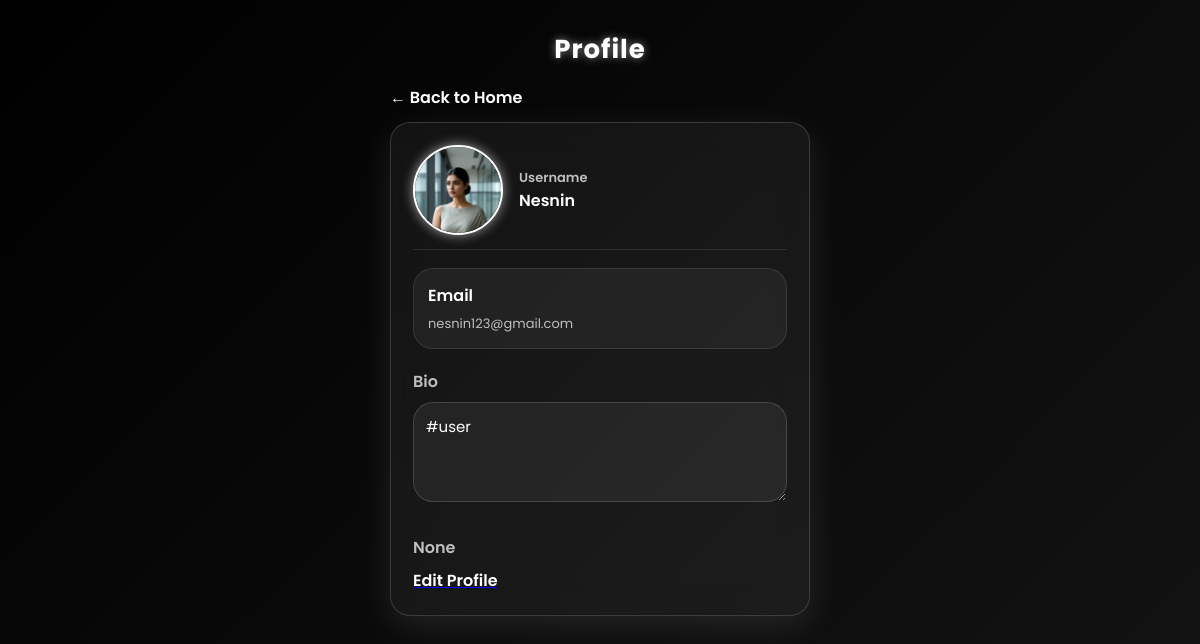
The app's page /profile/ (signed in) with its own data.
### danceapp/models.py (models this page shows)
class Registration(models.Model):
    username=models.CharField(max_length=100,null=True,blank=True)
    email=models.EmailField(max_length=100,unique=True)
    password=models.CharField(max_length=20,null=True,blank=True)
    confirm_password=models.CharField(max_length=20,null=True,blank=True)
    GENDER_CHOICES=(
        ('M','male'),
        ('F','female'),
        ('O','other'),
    )
    gender=models.CharField(max_length=1,choices=GENDER_CHOICES,null=True,blank=True)
    DISTRICT_CHOICES=(
        ('Trivandrum','Trivandrum'),
        ('Kollam','Kollam'),
        ('Pathanamthitta','Pathanamthitta'),
        ('Alappuzha','Alappuzha'),
        ('Kottayam','Kottayam'),
        ('Idukki','Idukki'),
        ('Ernakulam','Ernakulam'),
        ('Thrissur','Thrissur'),
        ('Palakkad','Palakkad'),
        ('Malappuram','Malappuram'),
        ('Kozhikode','Kozhikode'),
        ('Wayanad','Wayanad'),
        ('Kannur','Kannur'),
        ('Kasargod','Kasaragod'),
    )
    DISTRICT=models.CharField(max_length=20,choices=DISTRICT_CHOICES,null=True,blank=True)
    bio=models.TextField(null=True,blank=True)
    links=models.TextField(null=True,blank=True)
    image=models.FileField(upload_to='images/',null=True,blank=True)

### danceapp/views.py (the view)
# urls.py: path('profile/',views.profile,name='profile'),
def profile(request):
    if 'email' in request.session:
        email=request.session['email']
        try:
            user=models.Registration.objects.get(email=email)
            return render(request,'profile.html',{'user':user})
        except models.Registration.DoesNotExist:
            return redirect('login')
    return HttpResponse("<script>alert('User Not Found!');window.location.href='/login/';</script>")

### danceapp/templates/profile.html (shortened to what this page needs)
<!DOCTYPE html>
<html lang="ml">
<head>
</head>
<body>
<div class="phone">
<header class="appbar">
<h1>Profile</h1>
</header>
<div class="back-wrap">
<a href="{% url 'home' %}" class="back-btn">&larr; Back to Home</a>
</div>
<main class="card">
<section class="profile-row">
<div class="avatar">
{% if user.image %}
<img id="avatarImg" src="{{ user.image.url }}" alt="avatar">
{% endif %}
</div>
<div class="fields">
<div class="label">Username</div>
<div class="username" id="username">{{ user.username }}</div>
</div>
</section>
<div class="list">
<div class="row">
<div class="left">
<div class="title">Email</div>
<div class="sub" id="nameSub">{{ user.email }}</div>
</div>
</div>
<div>
<div class="bio-label">Bio</div>
<textarea class="bio" id="bio" readonly>{{ user.bio }}</textarea>
</div>
<div>
<div class="links">{{ user.links }}</div>
<a href="/editprofile/"><div class="add-link">Edit Profile</div></a>
</div>
</div>
</main>
</div>
</body>
</html>

### danceapp/templates/profile.html (style rules this page uses)
:root { --bg1:#000000; --bg2:#0a0a0a; --bg3:#141414; --accent:#ffffff; --text:#ffffff; --muted:#bfbfbf; --panel:rgba(255,255,255,0.06); --radius:20px; }
* { box-sizing:border-box; margin:0; padding:0; font-family:'Poppins',sans-serif; }
body { background:linear-gradient(135deg,var(--bg1),var(--bg3)); color:var(--text); display:flex; justify-content:center; padding:30px 12px; min-height:100vh; }
.phone { width:100%; max-width:420px; }
header.appbar { display:flex; align-items:center; justify-content:center; margin-bottom:16px; }
h1 { font-size:26px; font-weight:700; color:#ffffff; letter-spacing:1px; text-shadow:0 0 8px rgba(255,255,255,0.5); }
.back-wrap { text-align:left; margin-bottom:12px; }
.back-btn { text-decoration:none; color:#ffffff; font-weight:600; transition:0.3s; }
main.card { background:var(--panel); backdrop-filter:blur(18px); border-radius:var(--radius); padding:22px; border:1px solid rgba(255,255,255,0.15); box-shadow:0 10px 35px rgba(255,255,255,0.1); animation:fadeUp 0.8s ease; }
.profile-row { display:flex; align-items:center; gap:16px; padding-bottom:14px; border-bottom:1px solid rgba(255,255,255,0.1); }
.avatar { position:relative; width:90px; height:90px; border-radius:50%; background:#111; display:grid; place-items:center; overflow:hidden; border:2px solid #fff; box-shadow:0 0 12px rgba(255,255,255,0.6); }
.avatar img { width:100%; height:100%; object-fit:cover; }
.fields { flex:1; }
.label { font-size:13px; color:var(--muted); font-weight:600; }
.username { font-weight:600; font-size:16px; color:var(--text); }
.list { margin-top:18px; display:flex; flex-direction:column; gap:14px; }
.row { display:flex; align-items:center; justify-content:space-between; padding:14px; border-radius:var(--radius); background:rgba(255,255,255,0.05); border:1px solid rgba(255,255,255,0.1); transition:0.3s; }
.row .left { display:flex; flex-direction:column; gap:6px; }
.row .title { font-weight:600; color:var(--text); }
.row .sub { color:var(--muted); font-size:13px; }
.bio-label { margin-top:6px; color:var(--muted); font-weight:600; }
textarea.bio { width:100%; min-height:100px; margin-top:8px; border-radius:var(--radius); padding:12px; font-size:15px; color:var(--text); background:rgba(255,255,255,0.06); border:1px solid rgba(255,255,255,0.15); outline:none; transition:0.3s; }
.links { margin-top:12px; color:var(--muted); font-weight:600; }
.add-link { margin-top:8px; color:#ffffff; font-weight:600; cursor:pointer; transition:0.3s; }

### records on screen
Registration: image (picture), username "Nesnin", email "nesnin123@gmail.com", bio "#user", links "None"
